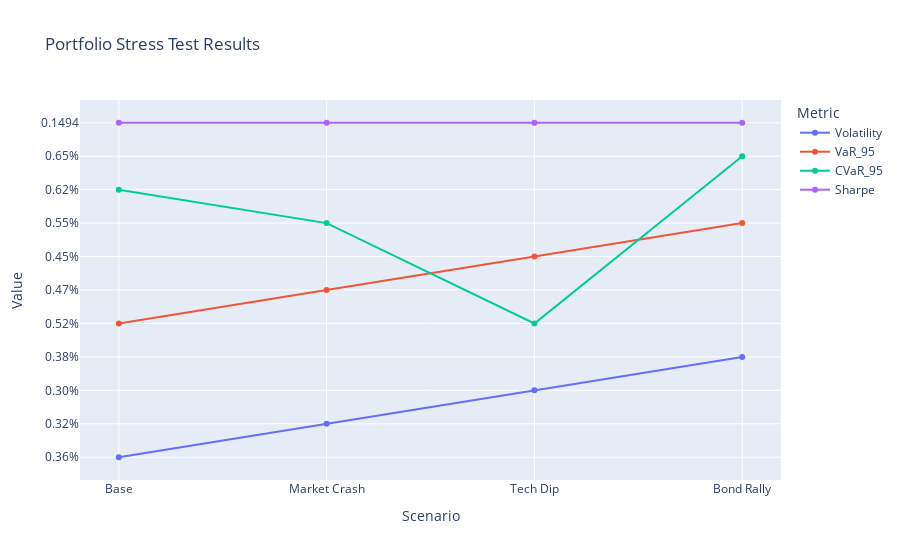

Notebook cell for this chart:
### Code cell
st_test = StressTest(portfolio, returns)

scenarios = {
    "Base": {t: 0.0 for t in portfolio.tickers},
    "Market Crash": {t: -0.1 for t in portfolio.tickers},
    "Tech Dip": {t: -0.15 for t in portfolio.tickers},
    "Bond Rally": {t: 0.05 for t in portfolio.tickers},
}

for name, adjustments in scenarios.items():
    st_test.apply_scenario(name, adjustments)

scenario_df = st_test.summary().copy()
scenario_df.reset_index(inplace=True)
scenario_df.rename(columns={scenario_df.columns[0]: "Scenario"}, inplace=True)

print("Stress test scenarios applied successfully.")
display(scenario_df)

scenario_df_plot = scenario_df.melt(id_vars="Scenario", var_name="Metric", value_name="Value")
fig = px.line(
    scenario_df_plot,
    x="Scenario",
    y="Value",
    color="Metric",
    markers=True,
    title="Portfolio Stress Test Results"
)
fig.show()

### Figure 1 — Plotly figure (JSON) as saved in the notebook; plotly's stock layout.template omitted (floating-point values rounded to 4 significant figures)
{"data": [{"hovertemplate": "Metric=Volatility<br>Scenario=%{x}<br>Value=%{y}<extra></extra>", "legendgroup": "Volatility", "line": {"color": "#636efa", "dash": "solid"}, "marker": {"symbol": "circle"}, "mode": "lines+markers", "name": "Volatility", "orientation": "v", "showlegend": true, "type": "scatter", "x": ["Base", "Market Crash", "Tech Dip", "Bond Rally"], "xaxis": "x", "y": ["0.36%", "0.32%", "0.30%", "0.38%"], "yaxis": "y"}, {"hovertemplate": "Metric=VaR_95<br>Scenario=%{x}<br>Value=%{y}<extra></extra>", "legendgroup": "VaR_95", "line": {"color": "#EF553B", "dash": "solid"}, "marker": {"symbol": "circle"}, "mode": "lines+markers", "name": "VaR_95", "orientation": "v", "showlegend": true, "type": "scatter", "x": ["Base", "Market Crash", "Tech Dip", "Bond Rally"], "xaxis": "x", "y": ["0.52%", "0.47%", "0.45%", "0.55%"], "yaxis": "y"}, {"hovertemplate": "Metric=CVaR_95<br>Scenario=%{x}<br>Value=%{y}<extra></extra>", "legendgroup": "CVaR_95", "line": {"color": "#00cc96", "dash": "solid"}, "marker": {"symbol": "circle"}, "mode": "lines+markers", "name": "CVaR_95", "orientation": "v", "showlegend": true, "type": "scatter", "x": ["Base", "Market Crash", "Tech Dip", "Bond Rally"], "xaxis": "x", "y": ["0.62%", "0.55%", "0.52%", "0.65%"], "yaxis": "y"}, {"hovertemplate": "Metric=Sharpe<br>Scenario=%{x}<br>Value=%{y}<extra></extra>", "legendgroup": "Sharpe", "line": {"color": "#ab63fa", "dash": "solid"}, "marker": {"symbol": "circle"}, "mode": "lines+markers", "name": "Sharpe", "orientation": "v", "showlegend": true, "type": "scatter", "x": ["Base", "Market Crash", "Tech Dip", "Bond Rally"], "xaxis": "x", "y": [0.1494, 0.1494, 0.1494, 0.1494], "yaxis": "y"}], "layout": {"legend": {"title": {"text": "Metric"}, "tracegroupgap": 0}, "title": {"text": "Portfolio Stress Test Results"}, "xaxis": {"anchor": "y", "domain": [0, 1], "title": {"text": "Scenario"}}, "yaxis": {"anchor": "x", "domain": [0, 1], "title": {"text": "Value"}}}}
